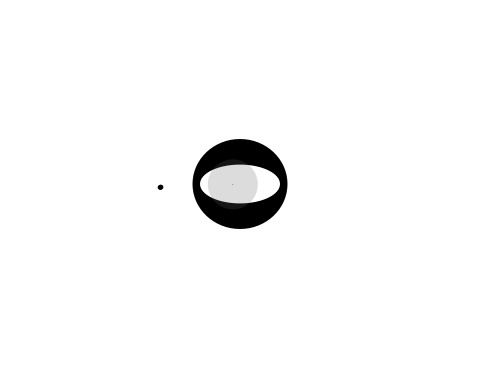
Frame 1 (no input)
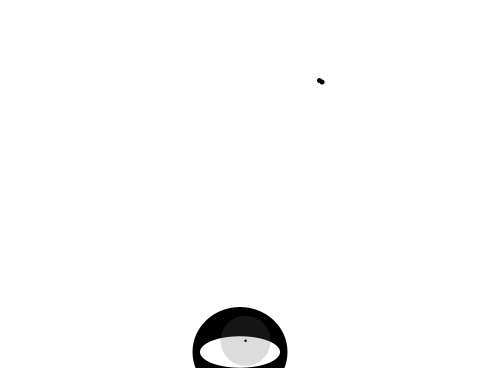
Frame 60 (the mouse pressed at the canvas centre just before this capture)
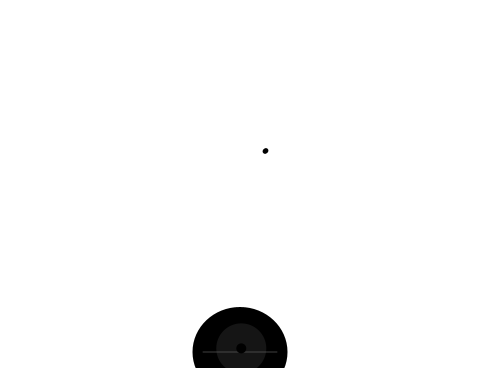
Frame 120 (the mouse held since frame 60 and released just before this capture)

The Processing sketch that drew these frames (run headless with seeded random() and noise(); from frame 60 on, the mouse is pressed at the canvas centre):

// Processing sketch: processing_125111
// ── processing_125111.pde

/* OpenProcessing Tweak of *@*http://www.openprocessing.org/sketch/17115*@* */
/* !do not delete the line above, required for linking your tweak if you upload again */
final int WIDTH = 30;
final int HEIGHT = 23;
int[][] level = new int[HEIGHT][WIDTH];

///noise 

float a, b, oldX, oldY;
float s = 2; 
float xNoise, yNoise;
float xOffSet, yOffSet;
//
int blinkbottom = -100;

int eyewidth = 200;

int pupil = 60;

//

Player p1;

//booleans for key presses to get a simple yes or no press and 
//to not have to worry about the a,aaaaaaaaaaaaa thing
boolean right = false, left = false, up = false;

void setup() {
  size(480,368);
  p1 = new Player(WIDTH*8,HEIGHT*8); //put the player in the middle of the window
  
  smooth ();

  ///noise 
  xNoise = random( width );
  yNoise = random( height );
  xOffSet = 0.01;  //  change this value to alter the line
  yOffSet = 0.01;  //  change this value to alter the line
}
void draw() {
  p1.update();
  
  background(255);
  drawLevel();
  p1.show();
        drawNoisePoint( );

  
}

void drawLevel() {
  fill(0);
  noStroke();
  for ( int ix = 0; ix < WIDTH; ix++ ) {
    for ( int iy = 0; iy < HEIGHT; iy++ ) {
      switch(level[iy][ix]) {
        case 1: rect(ix*16,iy*16,16,16);
      }
    }
  }
}

boolean place_free(int xx,int yy) {
//checks if a given point (xx,yy) is free (no block at that point) or not
  yy = int(floor(yy/16.0));
  xx = int(floor(xx/16.0));
  if ( xx > -1 && xx < level[0].length && yy > -1 && yy < level.length ) {
    if ( level[yy][xx] == 0 ) {
      return true;
    }
  }
  return false;
}

void keyPressed() {
  switch(keyCode) {
    case RIGHT: right = true; break;
    case LEFT: left = true; break;
    case UP: up = true; break;
  }
}
void keyReleased() {
  switch(keyCode) {
    case RIGHT: right = false; break;
    case LEFT: left = false; break;
    case UP: up = false; break;
  }
}
void mousePressed() {
//Left click creates/destroys a block
  if ( mouseButton == LEFT ) {
    level[int(floor(mouseY/16.0))][int(floor(mouseX/16.0))] ^= 1;
  }
}


void drawNoisePoint( )
{
    a = noise( xNoise )  * width ;
    b = noise( yNoise )  * height;
    ellipse( a, b, 5, 5 );
    xNoise = xNoise + xOffSet;
    yNoise = yNoise + yOffSet; 
}
class Player {
  int x,y;
  float xSpeed,ySpeed;
  float accel,deccel;
  float maxXspd,maxYspd;
  float xSave,ySave;
  int xRep,yRep;
  float gravity;
  Player(int _x, int _y ) {
    x = _x;
    y = _y;
    xSpeed = 0;
    ySpeed = 0;
    accel = 0.5;
    deccel = 0.5;
    maxXspd = 2;
    maxYspd = 12;
    xSave = 0;
    ySave = 0;
    xRep = 0;
    yRep = 0;
    gravity = 0.25;
  }
  void update() {
    if ( right ) {
      xSpeed += accel;
      if ( xSpeed > maxXspd ) {
        xSpeed = maxXspd;
      }
    }
    else if ( left ) {
      xSpeed -= accel;
      if ( xSpeed < -maxXspd ) {
        xSpeed = -maxXspd;
      }
    }
    else { //neither right or left pressed, decelerate
      if ( xSpeed > 0 ) {
        xSpeed -= deccel;
        if ( xSpeed < 0 ) {
          xSpeed = 0;
        }
      }
      else if ( xSpeed < 0 ) {
        xSpeed += deccel;
        if ( xSpeed > 0 ) {
          xSpeed = 0;
        }
      }
    }
    
    if ( up ) {
      if ( !place_free(x,y+16) || !place_free(x+15,y+16) ) {
        ySpeed = -5.3;
      }
    }
    
    ySpeed += gravity;
    
    /*
    // The technique used for movement involves taking the integer (without the decimal)
    // part of the player's xSpeed and ySpeed for the number of pixels to try to move,
    // respectively.  The decimal part is accumulated in xSave and ySave so that once
    // they reach a value of 1, the player should try to move 1 more pixel.  This jump
    // is not normally visible if it is moving fast enough.  This method is used because
    // is guarantees that movement is pixel perfect because the player's position will
    // always be at a whole number.  Whole number positions prevents problems when adding
    // new elements like jump through blocks or slopes.
    */
    xRep = 0; //should be zero because the for loops count it down but just as a safety
    yRep = 0;
    xRep += floor(abs(xSpeed));
    yRep += floor(abs(ySpeed));
    xSave += abs(xSpeed)-floor(abs(xSpeed));
    ySave += abs(ySpeed)-floor(abs(ySpeed));
    int signX = (xSpeed<0) ? -1 : 1;
    int signY = (ySpeed<0) ? -1 : 1;
    //when the player is moving a direction collision is tested for only in that direction
    //the offset variables are used for this in the for loops below
    int offsetX = (xSpeed<0) ? 0 : 15;
    int offsetY = (ySpeed<0) ? 0 : 15;
    
    if ( xSave >= 1 ) {
      xSave -= 1;
      xRep++;
    }
    if ( ySave >= 1 ) {
      ySave -= 1;
      yRep++;
    }
    
    for ( ; yRep > 0; yRep-- ) {
      if ( place_free(x,y+offsetY+signY) && place_free(x+15,y+offsetY+signY) ) {
        y += signY;
      }
      else {
        ySpeed = 0;
      }
    }
    for ( ; xRep > 0; xRep-- ) {
      if ( place_free(x+offsetX+signX,y) && place_free(x+offsetX+signX,y+15) ) {
        x += signX;
      }
      else {
        xSpeed = 0;
      }
    }
      
  }
  void show() {
    pushMatrix();
    fill(255,0,0);
    noStroke();
    rect(x,y,30,30);
    
//////\


  float d = dist(a, b, x, y);
  float m = map(d, 0, height-200, 200, 68);
  
    float p1 = map(d, 0, height-200, 59, 27);

fill(0); 
        ellipse(x, y, 190/2,180/2); 

      drawNoisePoint( );

fill(255); 


  // eye balls 
    ellipse (x, y, eyewidth/2-20, m/2-20);

//map180
  float eye1x = map (a, 0, 500, 180, 220);
  float eye1y = map (b, 0, height, 180, 220);


//  eye1x = constrain (eye1x, 150, 250);




  // iris
  ellipseMode (CENTER);
  fill (94, 56);
    println(eye1x);
  ellipse (x+eye1x-200,y+eye1y-200, 100/s, 100/s);


  //pupils
  fill (0);
  ellipse (x+eye1x -200, y+eye1y-200, p1/s, p1/s);

//beginShape();
//vertex(x -100,y-80);
//vertex(x+100,y-80);
//vertex(x+100,blinkbottom+y+20);
//vertex(x+0,blinkbottom+y);
//vertex(x-100,blinkbottom+y+20);
//endShape();

////
    
    
    popMatrix();
  }
}
